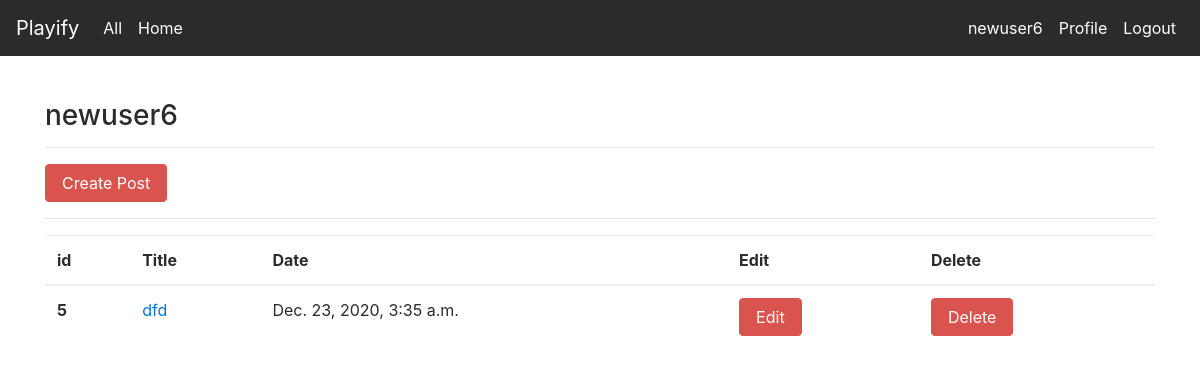
/articles/dashboard/ (signed in), run on an earlier commit of the app's database.
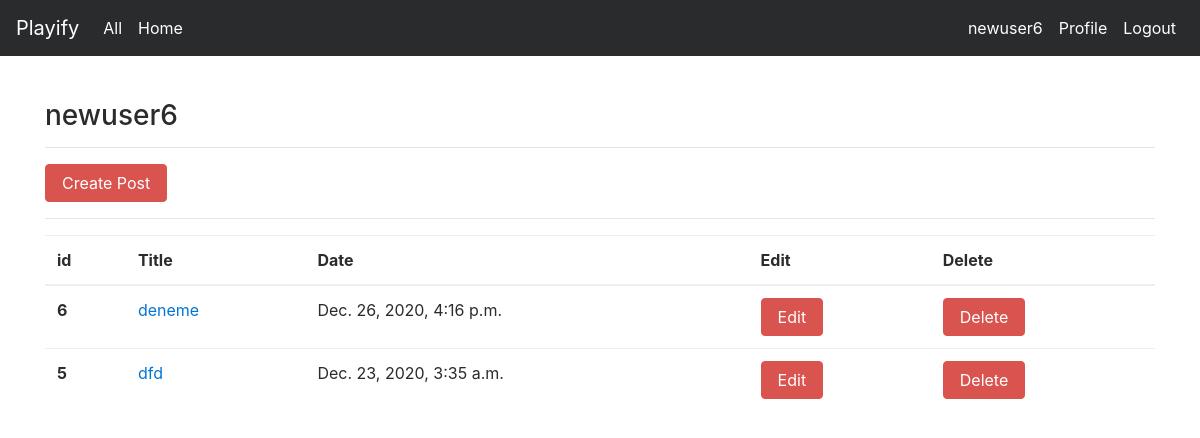
And on a later commit of the database.
### article/models.py (models this page shows, shortened)
class Article(models.Model):
    author = models.ForeignKey("auth.User",on_delete = models.CASCADE,verbose_name = "Username ")
    title = models.CharField(max_length = 50,verbose_name = "Title")
    content = RichTextField()
    created_date = models.DateTimeField(auto_now_add=True,verbose_name="Creating Time")
    article_image = models.FileField(blank = True,null = True,verbose_name = "Add Image")
    class Meta:
        ordering = ['-created_date']

### article/views.py (the view)
# urls.py: path('dashboard/',views.dashboard,name = "dashboard"),
@login_required(login_url = "user:login")
def dashboard(request):
    articles = Article.objects.filter(author = request.user)
    context = {
        "articles":articles
    }
    return render(request,"dashboard.html",context)

### templates/dashboard.html
{% extends "layout.html" %}
{% block body %}
<h3>{{request.user.username}}</h3>
<hr>
<a class = "btn btn-danger" href = "{% url 'article:addarticle' %}">Create Post </a>
<hr>
{% if articles %}
<table class="table">
        <thead>
          <tr>
            <th scope="col">id</th>
            <th scope="col">Title</th>
            <th scope="col">Date</th>
            <th scope="col">Edit</th>
            <th scope="col">Delete</th>
          </tr>
        </thead>
        <tbody>
          {% for article in articles %}
          <tr>
            <th scope="row">{{article.id}}</th>
            <td><a href="{% url 'article:detail' article.id %}">{{article.title}}</a></td>
            <td>{{article.created_date}}</td>
            <td><a href="{% url 'article:update' article.id %}" class = "btn btn-danger">Edit</a></td>
            <td><a href="{% url 'article:delete' article.id %}" class = "btn btn-danger">Delete</a> </td>
          </tr>
          {% endfor %}
        </tbody>
      </table>
{% else %}
<div class = "alert alert-danger">
    No post shared yet...
</div>
{% endif %}
{% endblock body %}

### templates/layout.html (shortened to what this page needs)
<!DOCTYPE html>
{% load static %}
<html lang="en">
<head>
    <link rel="stylesheet" href="{% static 'css/bootstrap.min.css' %}">
</head>
<body>
        {% include "includes/navbar.html" %}
        <div style = "margin-top : 100px; margin-bottom:100px;" class = "container">
            {% block body %}
            {% endblock body %}
        </div>
    </body>
</html>

### templates/includes/navbar.html (shortened to what this page needs)
<nav class="navbar navbar-toggleable-md navbar-inverse fixed-top bg-inverse">
        <a class="navbar-brand" href="{% url 'index'  %}">Playify</a>
        <div class="collapse navbar-collapse" id="navbarCollapse">
          <ul class="navbar-nav mr-auto">
            {% if request.user.is_authenticated %}
            <li class="nav-item active">
                <a class="nav-link" href="{% url 'article:articles'  %}">All</a>
            </li>
            <li class="nav-item active">
              <a class="nav-link" href="{% url 'article:articles'  %}main">Home</a>
          </li>
          </ul>
          <ul class="navbar-nav ml-auto">
          <li class="nav-item active">
            <a class="nav-link" href="{% url 'article:dashboard'  %}">{{request.user.username}}</a>
          </li>
          <li class="nav-item active">
            <a class="nav-link" href="{{ HTTP_HOST }}/user/profile/{{article.author.username}}">Profile</a>
          </li>
          <li class="nav-item active">
            <a class="nav-link" href="{% url 'user:logout'  %}">Logout</a>
          </li>
          {% endif %}
          </ul>
        </div>
</nav>

What changed in the data, as far as the page shows it:
added Article: id "6", title "deneme", created_date "Dec. 26, 2020, 4:16 p.m."
